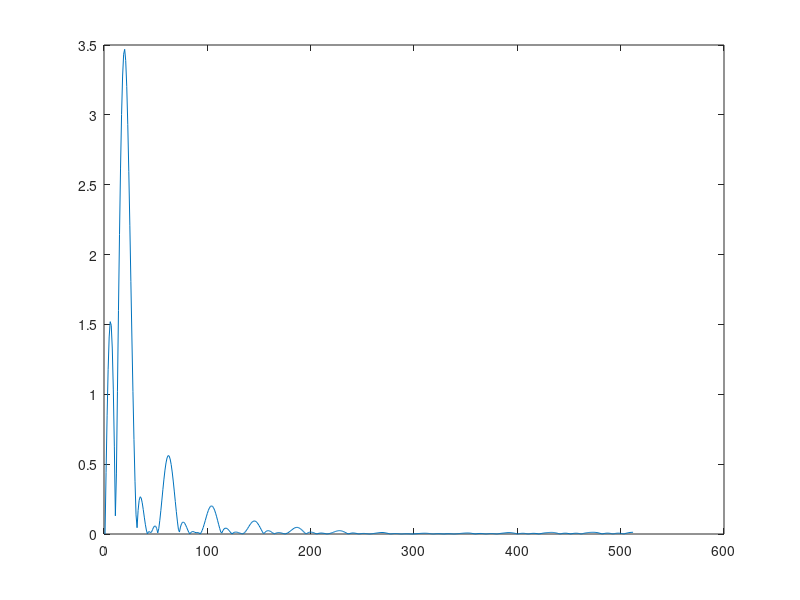

Write MATLAB code to recreate this figure.
clear all
close all
%1

n = 1:50;

x1 = sin(2*pi*0.1*n);
x2 = sin(2*pi*0.05*n);
x3 = sin(2*pi*0.02*n);
x4 = x1+x2+x3;

%plot(x1);
%stem (x1);
%plot(x2);
%stem(x2);
%plot(x3);
%stem(x3);
%plot(x4);
%stem(x4);
%stem(y1);
plot(n, [x1' x2' x3' x4'])
%%
%2
m = 1:10;
y1 = sin(2*pi*0.2*m);
y2= fft(y1, 80);
freqx = linspace(-pi, pi, 80);
plot(freqx, abs(y2), 'o-');

%3
h=[4,3, 3.5, 4, 3, 2.5, 0.5, 0.3, 0.2];
n=9;
stem(h);
H=fft(h, 2000);
frecs=linspace(-pi, pi, 2000);
plot(frecs, abs(H));
zplane(h, 1);
M=100;
n=1:M;
x5=square(2*pi*0.02*n);
y=conv(h, x5);
stem(y);
y=filter(h, 1, x5);
stem(y);
%4
b=[3, 1.5, 2];
a=[1, -1.2];
[H, w]=freqz(b, a, 512);
plot(w, abs(H));
zplane(b, a);
[X5, w2]=freqz(x5, 512);
Y=times(H, X5);
plot(abs(Y));

